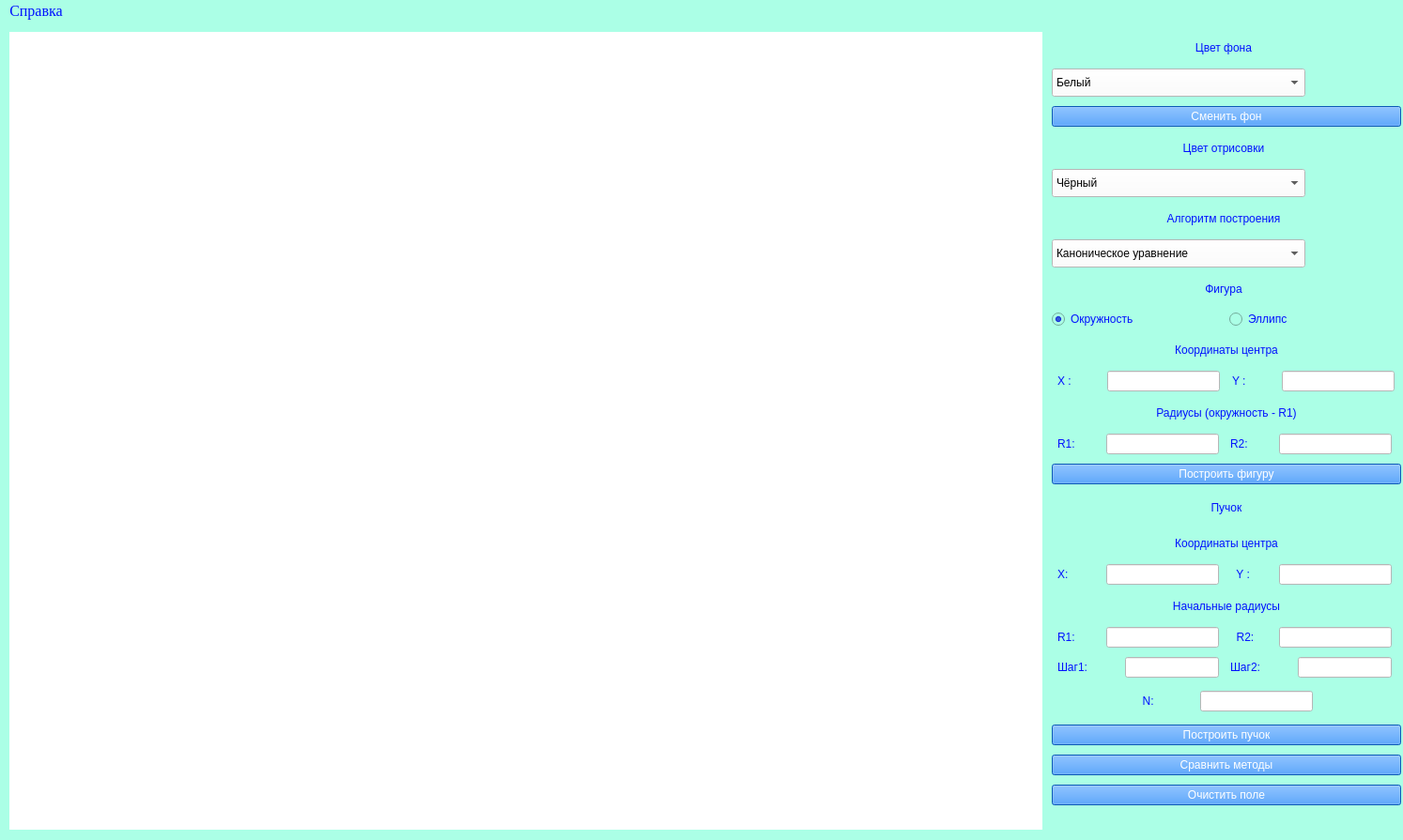
<?xml version="1.0" encoding="UTF-8"?>
<ui version="4.0">
 <class>MainWindow</class>
 <widget class="QMainWindow" name="MainWindow">
  <property name="geometry">
   <rect>
    <x>0</x>
    <y>0</y>
    <width>1494</width>
    <height>895</height>
   </rect>
  </property>
  <property name="windowTitle">
   <string>Лабораторная работа 4</string>
  </property>
  <property name="styleSheet">
   <string notr="true">background-color: rgb(171, 255, 230);</string>
  </property>
  <widget class="QWidget" name="centralwidget">
   <widget class="QLabel" name="label">
    <property name="geometry">
     <rect>
      <x>10</x>
      <y>10</y>
      <width>1100</width>
      <height>850</height>
     </rect>
    </property>
    <property name="styleSheet">
     <string notr="true">background-color: rgb(255, 255, 255);</string>
    </property>
    <property name="text">
     <string/>
    </property>
   </widget>
   <widget class="QWidget" name="verticalLayoutWidget">
    <property name="geometry">
     <rect>
      <x>1120</x>
      <y>10</y>
      <width>372</width>
      <height>851</height>
     </rect>
    </property>
    <layout class="QVBoxLayout" name="verticalLayout">
     <item>
      <widget class="QLabel" name="Background_label">
       <property name="minimumSize">
        <size>
         <width>366</width>
         <height>25</height>
        </size>
       </property>
       <property name="maximumSize">
        <size>
         <width>150</width>
         <height>25</height>
        </size>
       </property>
       <property name="layoutDirection">
        <enum>Qt::LeftToRight</enum>
       </property>
       <property name="styleSheet">
        <string notr="true">color: rgb(0, 17, 255);
font: 75 italic 12pt &quot;Times New Roman&quot;;</string>
       </property>
       <property name="text">
        <string>Цвет фона</string>
       </property>
       <property name="alignment">
        <set>Qt::AlignCenter</set>
       </property>
      </widget>
     </item>
     <item>
      <widget class="QComboBox" name="Background_in">
       <property name="sizePolicy">
        <sizepolicy hsizetype="Preferred" vsizetype="Fixed">
         <horstretch>0</horstretch>
         <verstretch>0</verstretch>
        </sizepolicy>
       </property>
       <property name="minimumSize">
        <size>
         <width>270</width>
         <height>30</height>
        </size>
       </property>
       <property name="maximumSize">
        <size>
         <width>150</width>
         <height>30</height>
        </size>
       </property>
       <property name="layoutDirection">
        <enum>Qt::LeftToRight</enum>
       </property>
       <property name="styleSheet">
        <string notr="true">background-color: rgb(255, 255, 255);
font: 12pt &quot;Times New Roman&quot;;</string>
       </property>
       <item>
        <property name="text">
         <string>Белый</string>
        </property>
       </item>
       <item>
        <property name="text">
         <string>Чёрный</string>
        </property>
       </item>
       <item>
        <property name="text">
         <string>Синий</string>
        </property>
       </item>
       <item>
        <property name="text">
         <string>Зелёный</string>
        </property>
       </item>
       <item>
        <property name="text">
         <string>Красный</string>
        </property>
       </item>
      </widget>
     </item>
     <item>
      <widget class="QPushButton" name="Change_background">
       <property name="styleSheet">
        <string notr="true">background-color: rgb(16, 124, 255);
color: rgb(255, 255, 255);
font: 75 italic 12pt &quot;Times New Roman&quot;;</string>
       </property>
       <property name="text">
        <string>Сменить фон</string>
       </property>
      </widget>
     </item>
     <item>
      <widget class="QLabel" name="Colour_label">
       <property name="minimumSize">
        <size>
         <width>366</width>
         <height>25</height>
        </size>
       </property>
       <property name="maximumSize">
        <size>
         <width>150</width>
         <height>25</height>
        </size>
       </property>
       <property name="layoutDirection">
        <enum>Qt::LeftToRight</enum>
       </property>
       <property name="styleSheet">
        <string notr="true">color: rgb(0, 17, 255);
font: 75 italic 12pt &quot;Times New Roman&quot;;</string>
       </property>
       <property name="text">
        <string>Цвет отрисовки</string>
       </property>
       <property name="alignment">
        <set>Qt::AlignCenter</set>
       </property>
      </widget>
     </item>
     <item>
      <widget class="QComboBox" name="Colour_in">
       <property name="sizePolicy">
        <sizepolicy hsizetype="Preferred" vsizetype="Fixed">
         <horstretch>0</horstretch>
         <verstretch>0</verstretch>
        </sizepolicy>
       </property>
       <property name="minimumSize">
        <size>
         <width>270</width>
         <height>30</height>
        </size>
       </property>
       <property name="maximumSize">
        <size>
         <width>150</width>
         <height>30</height>
        </size>
       </property>
       <property name="layoutDirection">
        <enum>Qt::LeftToRight</enum>
       </property>
       <property name="styleSheet">
        <string notr="true">background-color: rgb(255, 255, 255);
font: 12pt &quot;Times New Roman&quot;;</string>
       </property>
       <item>
        <property name="text">
         <string>Чёрный</string>
        </property>
       </item>
       <item>
        <property name="text">
         <string>Белый</string>
        </property>
       </item>
       <item>
        <property name="text">
         <string>Синий</string>
        </property>
       </item>
       <item>
        <property name="text">
         <string>Зелёный</string>
        </property>
       </item>
       <item>
        <property name="text">
         <string>Красный</string>
        </property>
       </item>
      </widget>
     </item>
     <item>
      <widget class="QLabel" name="Alg_label">
       <property name="minimumSize">
        <size>
         <width>366</width>
         <height>25</height>
        </size>
       </property>
       <property name="maximumSize">
        <size>
         <width>200</width>
         <height>25</height>
        </size>
       </property>
       <property name="layoutDirection">
        <enum>Qt::LeftToRight</enum>
       </property>
       <property name="styleSheet">
        <string notr="true">color: rgb(0, 17, 255);
font: 75 italic 12pt &quot;Times New Roman&quot;;</string>
       </property>
       <property name="text">
        <string>Алгоритм построения</string>
       </property>
       <property name="alignment">
        <set>Qt::AlignCenter</set>
       </property>
      </widget>
     </item>
     <item>
      <widget class="QComboBox" name="Alg_in">
       <property name="enabled">
        <bool>true</bool>
       </property>
       <property name="minimumSize">
        <size>
         <width>270</width>
         <height>30</height>
        </size>
       </property>
       <property name="maximumSize">
        <size>
         <width>250</width>
         <height>30</height>
        </size>
       </property>
       <property name="mouseTracking">
        <bool>false</bool>
       </property>
       <property name="layoutDirection">
        <enum>Qt::LeftToRight</enum>
       </property>
       <property name="styleSheet">
        <string notr="true">background-color: rgb(255, 255, 255);
font: 12pt &quot;Times New Roman&quot;;</string>
       </property>
       <item>
        <property name="text">
         <string>Каноническое уравнение</string>
        </property>
       </item>
       <item>
        <property name="text">
         <string>Параметрическое уравнение</string>
        </property>
       </item>
       <item>
        <property name="text">
         <string>Алгоритм Брезенхема</string>
        </property>
       </item>
       <item>
        <property name="text">
         <string>Алгоритм средней точки</string>
        </property>
       </item>
       <item>
        <property name="text">
         <string>Библиотечная функция</string>
        </property>
       </item>
      </widget>
     </item>
     <item>
      <widget class="QLabel" name="Figure_label">
       <property name="minimumSize">
        <size>
         <width>366</width>
         <height>25</height>
        </size>
       </property>
       <property name="maximumSize">
        <size>
         <width>300</width>
         <height>25</height>
        </size>
       </property>
       <property name="layoutDirection">
        <enum>Qt::LeftToRight</enum>
       </property>
       <property name="styleSheet">
        <string notr="true">color: rgb(0, 17, 255);
font: 75 italic 12pt &quot;Times New Roman&quot;;</string>
       </property>
       <property name="text">
        <string>Фигура</string>
       </property>
       <property name="alignment">
        <set>Qt::AlignCenter</set>
       </property>
      </widget>
     </item>
     <item>
      <layout class="QHBoxLayout" name="horizontalLayout_4">
       <item>
        <widget class="QRadioButton" name="Circle_1">
         <property name="styleSheet">
          <string notr="true">color: rgb(0, 17, 255);
font: 75 italic 12pt &quot;Times New Roman&quot;;</string>
         </property>
         <property name="text">
          <string>Окружность</string>
         </property>
         <property name="checked">
          <bool>true</bool>
         </property>
        </widget>
       </item>
       <item>
        <widget class="QRadioButton" name="Ellipse_1">
         <property name="styleSheet">
          <string notr="true">color: rgb(0, 17, 255);
font: 75 italic 12pt &quot;Times New Roman&quot;;</string>
         </property>
         <property name="text">
          <string>Эллипс</string>
         </property>
        </widget>
       </item>
      </layout>
     </item>
     <item>
      <widget class="QLabel" name="Coords_figure">
       <property name="minimumSize">
        <size>
         <width>0</width>
         <height>25</height>
        </size>
       </property>
       <property name="maximumSize">
        <size>
         <width>16777215</width>
         <height>25</height>
        </size>
       </property>
       <property name="styleSheet">
        <string notr="true">color: rgb(0, 17, 255);
font: 75 italic 12pt &quot;Times New Roman&quot;;</string>
       </property>
       <property name="text">
        <string>Координаты центра</string>
       </property>
       <property name="alignment">
        <set>Qt::AlignCenter</set>
       </property>
      </widget>
     </item>
     <item>
      <layout class="QHBoxLayout" name="horizontalLayout_5">
       <property name="spacing">
        <number>7</number>
       </property>
       <item>
        <widget class="QLabel" name="X1_in_label">
         <property name="maximumSize">
          <size>
           <width>40</width>
           <height>30</height>
          </size>
         </property>
         <property name="styleSheet">
          <string notr="true">color: rgb(0, 17, 255);
font: 75 italic 12pt &quot;Times New Roman&quot;;</string>
         </property>
         <property name="text">
          <string>X :</string>
         </property>
        </widget>
       </item>
       <item>
        <widget class="QLineEdit" name="X1_in">
         <property name="maximumSize">
          <size>
           <width>120</width>
           <height>16777215</height>
          </size>
         </property>
         <property name="styleSheet">
          <string notr="true">background-color: rgb(255, 255, 255);
font: 12pt &quot;Times New Roman&quot;;</string>
         </property>
        </widget>
       </item>
       <item>
        <widget class="QLabel" name="Y1_in_label">
         <property name="maximumSize">
          <size>
           <width>40</width>
           <height>30</height>
          </size>
         </property>
         <property name="styleSheet">
          <string notr="true">color: rgb(0, 17, 255);
font: 75 italic 12pt &quot;Times New Roman&quot;;</string>
         </property>
         <property name="text">
          <string>Y :</string>
         </property>
        </widget>
       </item>
       <item>
        <widget class="QLineEdit" name="Y1_in">
         <property name="maximumSize">
          <size>
           <width>120</width>
           <height>16777215</height>
          </size>
         </property>
         <property name="styleSheet">
          <string notr="true">background-color: rgb(255, 255, 255);
font: 12pt &quot;Times New Roman&quot;;</string>
         </property>
        </widget>
       </item>
      </layout>
     </item>
     <item>
      <widget class="QLabel" name="Rad_figure_label">
       <property name="minimumSize">
        <size>
         <width>366</width>
         <height>0</height>
        </size>
       </property>
       <property name="maximumSize">
        <size>
         <width>16777215</width>
         <height>25</height>
        </size>
       </property>
       <property name="styleSheet">
        <string notr="true">color: rgb(0, 17, 255);
font: 75 italic 12pt &quot;Times New Roman&quot;;
</string>
       </property>
       <property name="text">
        <string>Радиусы (окружность - R1)</string>
       </property>
       <property name="alignment">
        <set>Qt::AlignCenter</set>
       </property>
      </widget>
     </item>
     <item>
      <layout class="QHBoxLayout" name="horizontalLayout_6">
       <item>
        <widget class="QLabel" name="R1_in_label">
         <property name="maximumSize">
          <size>
           <width>40</width>
           <height>30</height>
          </size>
         </property>
         <property name="styleSheet">
          <string notr="true">color: rgb(0, 17, 255);
font: 75 italic 12pt &quot;Times New Roman&quot;;</string>
         </property>
         <property name="text">
          <string>R1:</string>
         </property>
        </widget>
       </item>
       <item>
        <widget class="QLineEdit" name="R1_in">
         <property name="maximumSize">
          <size>
           <width>120</width>
           <height>16777215</height>
          </size>
         </property>
         <property name="styleSheet">
          <string notr="true">background-color: rgb(255, 255, 255);
font: 12pt &quot;Times New Roman&quot;;</string>
         </property>
        </widget>
       </item>
       <item>
        <widget class="QLabel" name="R2_in_label">
         <property name="maximumSize">
          <size>
           <width>40</width>
           <height>30</height>
          </size>
         </property>
         <property name="styleSheet">
          <string notr="true">color: rgb(0, 17, 255);
font: 75 italic 12pt &quot;Times New Roman&quot;;</string>
         </property>
         <property name="text">
          <string>R2:</string>
         </property>
        </widget>
       </item>
       <item>
        <widget class="QLineEdit" name="R2_in">
         <property name="maximumSize">
          <size>
           <width>120</width>
           <height>16777215</height>
          </size>
         </property>
         <property name="styleSheet">
          <string notr="true">background-color: rgb(255, 255, 255);
font: 12pt &quot;Times New Roman&quot;;</string>
         </property>
        </widget>
       </item>
      </layout>
     </item>
     <item>
      <widget class="QPushButton" name="Make_figure">
       <property name="styleSheet">
        <string notr="true">background-color: rgb(16, 124, 255);
color: rgb(255, 255, 255);
font: 75 italic 12pt &quot;Times New Roman&quot;;</string>
       </property>
       <property name="text">
        <string>Построить фигуру</string>
       </property>
      </widget>
     </item>
     <item>
      <widget class="QLabel" name="Sheaf_label">
       <property name="maximumSize">
        <size>
         <width>16777215</width>
         <height>30</height>
        </size>
       </property>
       <property name="styleSheet">
        <string notr="true">color: rgb(0, 17, 255);
font: 75 italic 12pt &quot;Times New Roman&quot;;</string>
       </property>
       <property name="text">
        <string>Пучок</string>
       </property>
       <property name="alignment">
        <set>Qt::AlignCenter</set>
       </property>
      </widget>
     </item>
     <item>
      <widget class="QLabel" name="Coords_figure_2">
       <property name="minimumSize">
        <size>
         <width>0</width>
         <height>25</height>
        </size>
       </property>
       <property name="maximumSize">
        <size>
         <width>16777215</width>
         <height>25</height>
        </size>
       </property>
       <property name="styleSheet">
        <string notr="true">color: rgb(0, 17, 255);
font: 75 italic 12pt &quot;Times New Roman&quot;;</string>
       </property>
       <property name="text">
        <string>Координаты центра</string>
       </property>
       <property name="alignment">
        <set>Qt::AlignCenter</set>
       </property>
      </widget>
     </item>
     <item>
      <layout class="QHBoxLayout" name="horizontalLayout_3">
       <item>
        <widget class="QLabel" name="X_in_label">
         <property name="maximumSize">
          <size>
           <width>40</width>
           <height>30</height>
          </size>
         </property>
         <property name="styleSheet">
          <string notr="true">color: rgb(0, 17, 255);
font: 75 italic 12pt &quot;Times New Roman&quot;;</string>
         </property>
         <property name="text">
          <string>X: </string>
         </property>
        </widget>
       </item>
       <item>
        <widget class="QLineEdit" name="X_in">
         <property name="minimumSize">
          <size>
           <width>120</width>
           <height>0</height>
          </size>
         </property>
         <property name="maximumSize">
          <size>
           <width>80</width>
           <height>16777215</height>
          </size>
         </property>
         <property name="styleSheet">
          <string notr="true">background-color: rgb(255, 255, 255);
font: 12pt &quot;Times New Roman&quot;;</string>
         </property>
        </widget>
       </item>
       <item>
        <widget class="QLabel" name="Y_in_label">
         <property name="minimumSize">
          <size>
           <width>0</width>
           <height>20</height>
          </size>
         </property>
         <property name="maximumSize">
          <size>
           <width>40</width>
           <height>30</height>
          </size>
         </property>
         <property name="styleSheet">
          <string notr="true">color: rgb(0, 17, 255);
font: 75 italic 12pt &quot;Times New Roman&quot;;</string>
         </property>
         <property name="text">
          <string>  Y :</string>
         </property>
        </widget>
       </item>
       <item>
        <widget class="QLineEdit" name="Y_in">
         <property name="minimumSize">
          <size>
           <width>120</width>
           <height>0</height>
          </size>
         </property>
         <property name="maximumSize">
          <size>
           <width>80</width>
           <height>16777215</height>
          </size>
         </property>
         <property name="styleSheet">
          <string notr="true">background-color: rgb(255, 255, 255);
font: 12pt &quot;Times New Roman&quot;;</string>
         </property>
        </widget>
       </item>
      </layout>
     </item>
     <item>
      <widget class="QLabel" name="Coords_figure_3">
       <property name="minimumSize">
        <size>
         <width>0</width>
         <height>25</height>
        </size>
       </property>
       <property name="maximumSize">
        <size>
         <width>16777215</width>
         <height>25</height>
        </size>
       </property>
       <property name="styleSheet">
        <string notr="true">color: rgb(0, 17, 255);
font: 75 italic 12pt &quot;Times New Roman&quot;;</string>
       </property>
       <property name="text">
        <string>Начальные радиусы</string>
       </property>
       <property name="alignment">
        <set>Qt::AlignCenter</set>
       </property>
      </widget>
     </item>
     <item>
      <layout class="QHBoxLayout" name="horizontalLayout_7">
       <item>
        <widget class="QLabel" name="R1_in_label_2">
         <property name="minimumSize">
          <size>
           <width>40</width>
           <height>0</height>
          </size>
         </property>
         <property name="maximumSize">
          <size>
           <width>40</width>
           <height>30</height>
          </size>
         </property>
         <property name="styleSheet">
          <string notr="true">color: rgb(0, 17, 255);
font: 75 italic 12pt &quot;Times New Roman&quot;;</string>
         </property>
         <property name="text">
          <string>R1:</string>
         </property>
        </widget>
       </item>
       <item>
        <widget class="QLineEdit" name="R1_in_2">
         <property name="minimumSize">
          <size>
           <width>120</width>
           <height>0</height>
          </size>
         </property>
         <property name="maximumSize">
          <size>
           <width>80</width>
           <height>16777215</height>
          </size>
         </property>
         <property name="styleSheet">
          <string notr="true">background-color: rgb(255, 255, 255);
font: 12pt &quot;Times New Roman&quot;;</string>
         </property>
        </widget>
       </item>
       <item>
        <widget class="QLabel" name="R2_in_label_2">
         <property name="maximumSize">
          <size>
           <width>40</width>
           <height>30</height>
          </size>
         </property>
         <property name="styleSheet">
          <string notr="true">color: rgb(0, 17, 255);
font: 75 italic 12pt &quot;Times New Roman&quot;;</string>
         </property>
         <property name="text">
          <string>  R2:</string>
         </property>
        </widget>
       </item>
       <item>
        <widget class="QLineEdit" name="R2_in_2">
         <property name="minimumSize">
          <size>
           <width>120</width>
           <height>0</height>
          </size>
         </property>
         <property name="maximumSize">
          <size>
           <width>80</width>
           <height>16777215</height>
          </size>
         </property>
         <property name="styleSheet">
          <string notr="true">background-color: rgb(255, 255, 255);
font: 12pt &quot;Times New Roman&quot;;</string>
         </property>
        </widget>
       </item>
      </layout>
     </item>
     <item>
      <layout class="QHBoxLayout" name="horizontalLayout_8">
       <item>
        <widget class="QLabel" name="Step_in_label">
         <property name="minimumSize">
          <size>
           <width>40</width>
           <height>0</height>
          </size>
         </property>
         <property name="maximumSize">
          <size>
           <width>60</width>
           <height>30</height>
          </size>
         </property>
         <property name="styleSheet">
          <string notr="true">color: rgb(0, 17, 255);
font: 75 italic 12pt &quot;Times New Roman&quot;;</string>
         </property>
         <property name="text">
          <string>Шаг1:</string>
         </property>
        </widget>
       </item>
       <item>
        <widget class="QLineEdit" name="Step_in">
         <property name="minimumSize">
          <size>
           <width>100</width>
           <height>0</height>
          </size>
         </property>
         <property name="maximumSize">
          <size>
           <width>80</width>
           <height>16777215</height>
          </size>
         </property>
         <property name="styleSheet">
          <string notr="true">background-color: rgb(255, 255, 255);
font: 12pt &quot;Times New Roman&quot;;</string>
         </property>
        </widget>
       </item>
       <item>
        <widget class="QLabel" name="Step_in_label_2">
         <property name="maximumSize">
          <size>
           <width>60</width>
           <height>30</height>
          </size>
         </property>
         <property name="styleSheet">
          <string notr="true">color: rgb(0, 17, 255);
font: 75 italic 12pt &quot;Times New Roman&quot;;</string>
         </property>
         <property name="text">
          <string>Шаг2:</string>
         </property>
        </widget>
       </item>
       <item>
        <widget class="QLineEdit" name="Step_in_2">
         <property name="minimumSize">
          <size>
           <width>100</width>
           <height>0</height>
          </size>
         </property>
         <property name="maximumSize">
          <size>
           <width>80</width>
           <height>16777215</height>
          </size>
         </property>
         <property name="styleSheet">
          <string notr="true">background-color: rgb(255, 255, 255);
font: 12pt &quot;Times New Roman&quot;;</string>
         </property>
        </widget>
       </item>
      </layout>
     </item>
     <item>
      <layout class="QHBoxLayout" name="horizontalLayout_9">
       <item>
        <widget class="QLabel" name="Clear_label_2">
         <property name="maximumSize">
          <size>
           <width>40</width>
           <height>30</height>
          </size>
         </property>
         <property name="styleSheet">
          <string notr="true">color: rgb(0, 17, 255);
font: 75 italic 12pt &quot;Times New Roman&quot;;</string>
         </property>
         <property name="text">
          <string/>
         </property>
        </widget>
       </item>
       <item>
        <widget class="QLabel" name="Amount_in_label">
         <property name="maximumSize">
          <size>
           <width>40</width>
           <height>30</height>
          </size>
         </property>
         <property name="styleSheet">
          <string notr="true">color: rgb(0, 17, 255);
font: 75 italic 12pt &quot;Times New Roman&quot;;</string>
         </property>
         <property name="text">
          <string>  N:</string>
         </property>
        </widget>
       </item>
       <item>
        <widget class="QLineEdit" name="Amount_in">
         <property name="minimumSize">
          <size>
           <width>120</width>
           <height>0</height>
          </size>
         </property>
         <property name="maximumSize">
          <size>
           <width>80</width>
           <height>16777215</height>
          </size>
         </property>
         <property name="styleSheet">
          <string notr="true">background-color: rgb(255, 255, 255);
font: 12pt &quot;Times New Roman&quot;;</string>
         </property>
        </widget>
       </item>
       <item>
        <widget class="QLabel" name="Clear_label">
         <property name="maximumSize">
          <size>
           <width>40</width>
           <height>30</height>
          </size>
         </property>
         <property name="styleSheet">
          <string notr="true">color: rgb(0, 17, 255);
font: 75 italic 12pt &quot;Times New Roman&quot;;</string>
         </property>
         <property name="text">
          <string/>
         </property>
        </widget>
       </item>
      </layout>
     </item>
     <item>
      <widget class="QPushButton" name="Make_sheaf">
       <property name="styleSheet">
        <string notr="true">background-color: rgb(16, 124, 255);
color: rgb(255, 255, 255);
font: 75 italic 12pt &quot;Times New Roman&quot;;</string>
       </property>
       <property name="text">
        <string>Построить пучок</string>
       </property>
      </widget>
     </item>
     <item>
      <widget class="QPushButton" name="Compare">
       <property name="styleSheet">
        <string notr="true">background-color: rgb(16, 124, 255);
color: rgb(255, 255, 255);
font: 75 italic 12pt &quot;Times New Roman&quot;;</string>
       </property>
       <property name="text">
        <string>Сравнить методы</string>
       </property>
      </widget>
     </item>
     <item>
      <widget class="QPushButton" name="Clear">
       <property name="styleSheet">
        <string notr="true">background-color: rgb(16, 124, 255);
color: rgb(255, 255, 255);
font: 75 italic 12pt &quot;Times New Roman&quot;;</string>
       </property>
       <property name="text">
        <string>Очистить поле</string>
       </property>
      </widget>
     </item>
    </layout>
   </widget>
  </widget>
  <widget class="QMenuBar" name="menubar">
   <property name="geometry">
    <rect>
     <x>0</x>
     <y>0</y>
     <width>1494</width>
     <height>28</height>
    </rect>
   </property>
   <property name="font">
    <font>
     <family>Times New Roman</family>
     <pointsize>12</pointsize>
    </font>
   </property>
   <property name="styleSheet">
    <string notr="true">color: rgb(0, 17, 255);</string>
   </property>
   <widget class="QMenu" name="menu">
    <property name="font">
     <font>
      <family>Times New Roman</family>
      <pointsize>10</pointsize>
      <weight>50</weight>
      <bold>false</bold>
     </font>
    </property>
    <property name="styleSheet">
     <string notr="true">color: rgb(0, 17, 255);</string>
    </property>
    <property name="title">
     <string>Справка</string>
    </property>
    <addaction name="author"/>
    <addaction name="task"/>
    <addaction name="func"/>
   </widget>
   <addaction name="menu"/>
  </widget>
  <action name="author">
   <property name="text">
    <string>Автор</string>
   </property>
   <property name="font">
    <font>
     <family>Times New Roman</family>
     <pointsize>12</pointsize>
    </font>
   </property>
  </action>
  <action name="task">
   <property name="text">
    <string>Условие задачи</string>
   </property>
   <property name="font">
    <font>
     <family>Times New Roman</family>
     <pointsize>12</pointsize>
     <weight>50</weight>
     <bold>false</bold>
    </font>
   </property>
  </action>
  <action name="func">
   <property name="text">
    <string>Функционал </string>
   </property>
   <property name="font">
    <font>
     <family>Times New Roman</family>
     <pointsize>12</pointsize>
     <weight>50</weight>
     <bold>false</bold>
    </font>
   </property>
  </action>
 </widget>
 <resources/>
 <connections/>
</ui>
